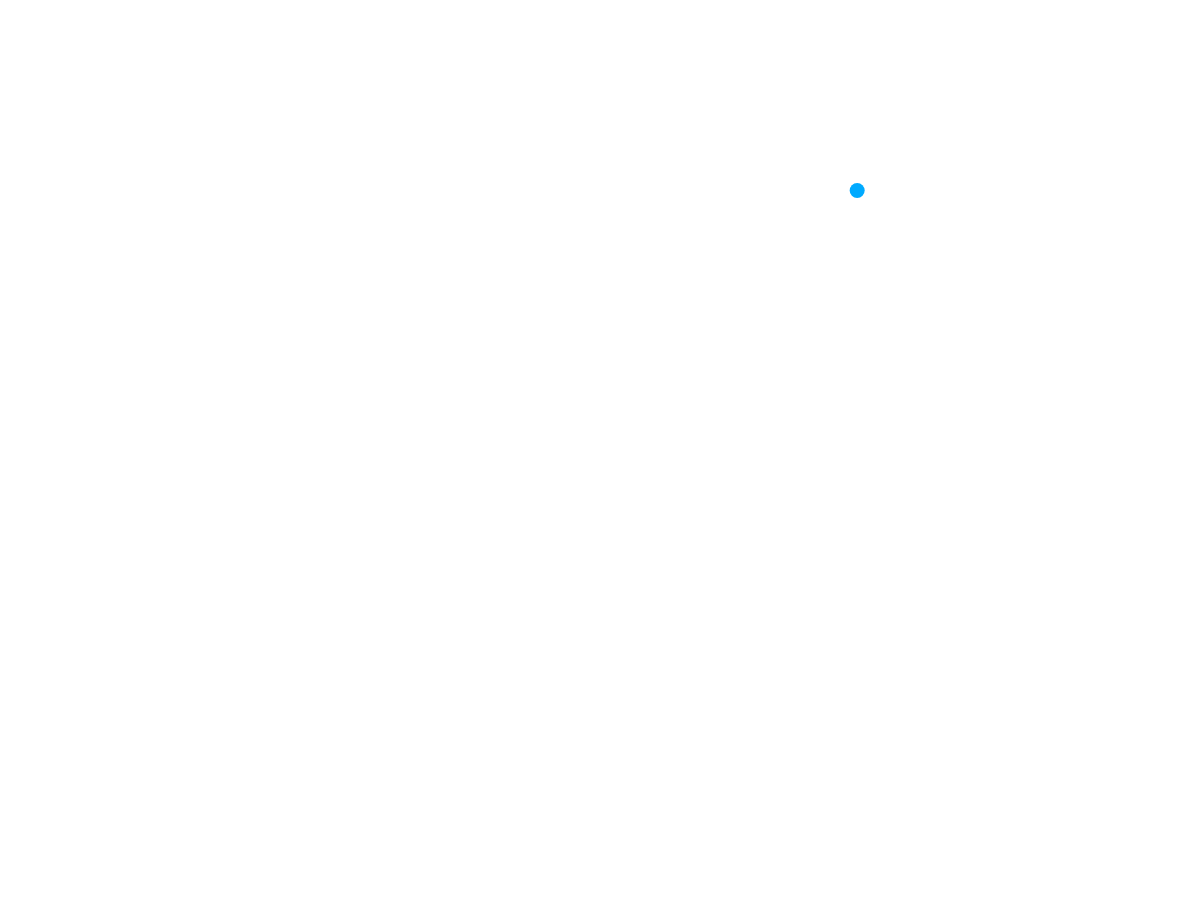
Frame 1 (no input)
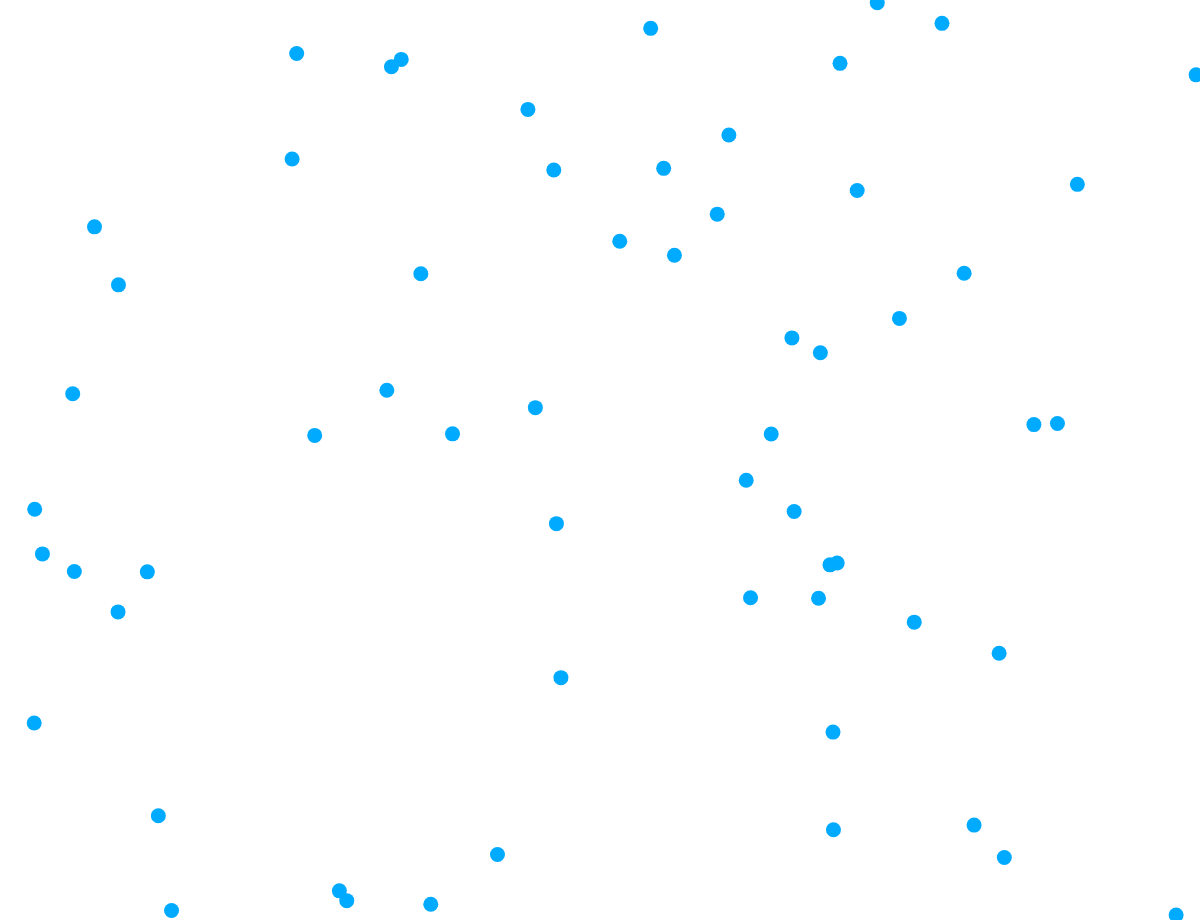
Frame 60 (no input)
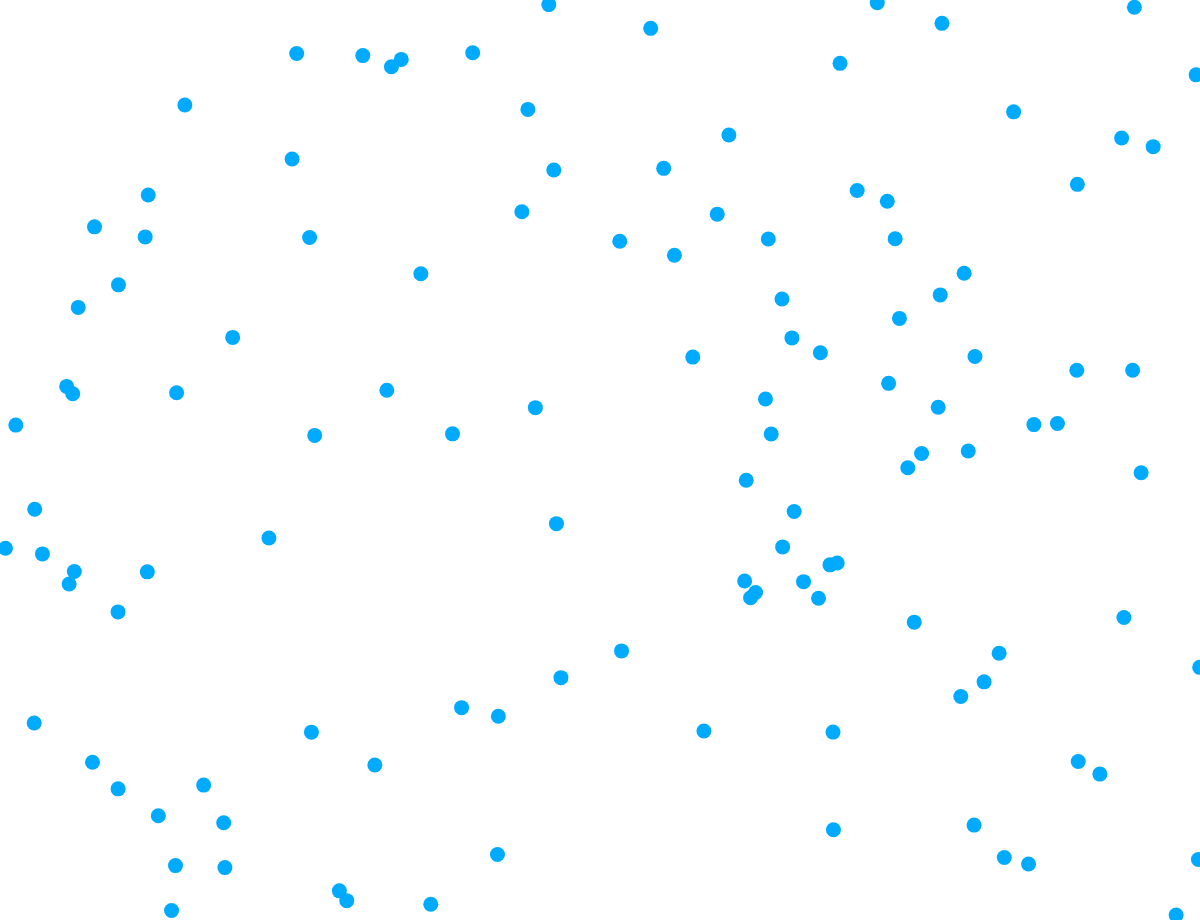
Frame 120 (the mouse pressed at the canvas centre since frame 60)

The p5.js sketch that drew these frames (run headless with seeded random() and noise() and a simulated clock; from frame 60 on, the mouse is pressed at the canvas centre):

// p5.js sketch
// ── sketch.js
let sliderSize; // slider controls circle size 
let sliderColor; // hue changer
let sliderSat; // saturation
let sliderBri; // brightness
let sliderA; // alpha channel


function setup() { // sets up the enviroment. can only be used once
  if (windowWidth > 1020){
    let c = createCanvas(windowWidth, windowHeight - 80); // window sized canvas
    c.position(0, 80); 
   } else {
     let c = createCanvas(windowWidth, windowHeight - 180);
     c.position(0, 180);
   }
  
  background(255);
  
  labelSize = createDiv('Size'); 
  sliderSize = createSlider(5, 80, 15);
  sliderSize.parent(labelSize);

  labelColor = createDiv('Color'); 
  sliderColor = createSlider(0, 320, 200); // starts red, stops at pick
  sliderColor.parent(labelColor);

  labelSat = createDiv('Saturation'); 
  sliderSat = createSlider(0, 360, 360); 
  sliderSat.parent(labelSat);

  labelBri = createDiv('Brightness'); 
  sliderBri = createSlider(0, 360, 180); 
  sliderBri.parent(labelBri);

  labelA = createDiv('Opacity'); 
  sliderA = createSlider(0, 360, 360); 
  sliderA.parent(labelA);

  backButton = createA('https://sajump-ixd.github.io/helloworldgallery/index.html', ' « Gallery'); //back to gallery
  
  }

   function windowResized() {
    resizeCanvas(windowWidth, windowHeight);
   } 
   function draw() {
    
    noStroke();
    colorMode (HSL, 360); // changes color mode to hue, sat, brightness. 360 is max
    let hue = (sliderColor.value()); 
    let sat = (sliderSat.value());
    let bri = (sliderBri.value());
    let a = (sliderA.value());
    fill(hue, sat, bri, a);

    let starX = random(width);
    let starY = random(height);
    ellipse(starX, starY, sliderSize.value(), sliderSize.value());

    
    
   }
